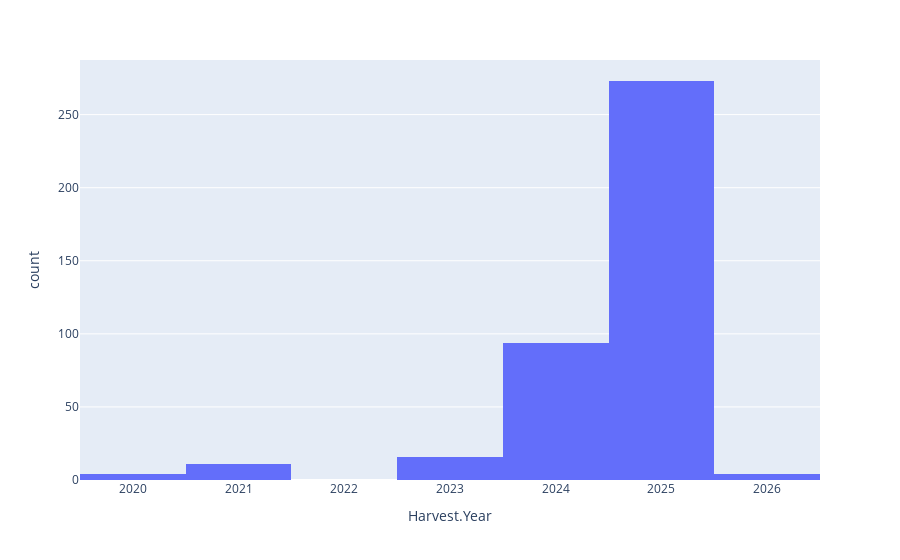

Source (notebook cell):
### Code cell
px.histogram(df, x = 'Harvest.Year')

### Figure 1 — Plotly figure (JSON) as saved in the notebook; plotly's stock layout.template omitted (floating-point values rounded to 4 significant figures; data arrays with more than 128 entries replaced by an {"elided": "..."} marker saying what was removed)
{"data": [{"bingroup": "x", "hovertemplate": "Harvest.Year=%{x}<br>count=%{y}<extra></extra>", "legendgroup": "", "marker": {"color": "#636efa", "pattern": {"shape": ""}}, "name": "", "orientation": "v", "showlegend": false, "type": "histogram", "x": {"elided": "402 int values"}, "xaxis": "x", "yaxis": "y"}], "layout": {"barmode": "relative", "legend": {"tracegroupgap": 0}, "margin": {"t": 60}, "xaxis": {"anchor": "y", "domain": [0, 1], "title": {"text": "Harvest.Year"}}, "yaxis": {"anchor": "x", "domain": [0, 1], "title": {"text": "count"}}}}
